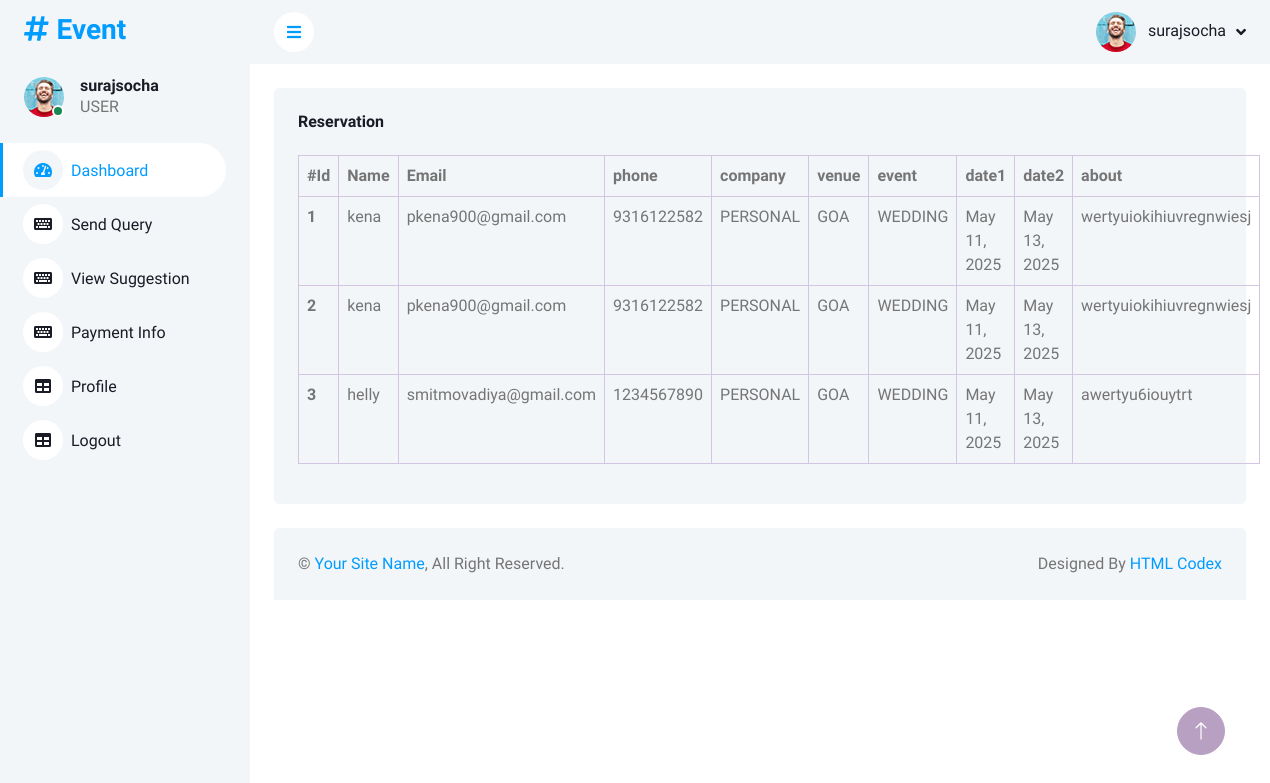
The page /Reservation_view/ (signed in) on the database its author committed.
### appeventor/models.py (models this page shows)
class datadesire(models.Model):
    name=models.CharField(max_length=20)
    email=models.EmailField()
    phone=models.CharField(max_length=15,null=True)
    password=models.CharField(max_length=16)

class reservation(models.Model):
    name=models.CharField(max_length=20)
    email=models.EmailField(null=True)
    phone=models.CharField(max_length=50)
    company=models.CharField(max_length=50)
    venue=models.CharField(max_length=50)
    event=models.CharField(max_length=50)
    date1=models.DateField(null=True)
    date2=models.DateField(null=True)
    about=models.TextField()

### appeventor/views.py (the view)
# urls.py: path("Reservation_view/",views.Reservation_view,name="reservation"),
def Reservation_view(request):
    data=request.session.get('user_id')
    user=datadesire.objects.get(id=data)
    reservation_data=reservation.objects.all()
    return render(request,"clientpenal/reservation.html",{'user':user,'reservaton_detail':reservation_data})

### appeventor/templates/clientpenal/reservation.html (shortened to what this page needs)
<!DOCTYPE html>
<html lang="en">
<head>
    <link href="https://cdnjs.cloudflare.com/ajax/libs/font-awesome/5.10.0/css/all.min.css" rel="stylesheet">
    <link href="https://cdn.jsdelivr.net/npm/bootstrap-icons@1.4.1/font/bootstrap-icons.css" rel="stylesheet">
    <link href="../static/clientpenal/lib/owlcarousel/assets/owl.carousel.min.css" rel="stylesheet">
    <link href="../static/clientpenal/lib/tempusdominus/css/tempusdominus-bootstrap-4.min.css" rel="stylesheet" />
    <link href="../static/clientpenal/css/bootstrap.min.css" rel="stylesheet">
    <link href="../static/clientpenal/css/style.css" rel="stylesheet">
</head>
<body>
    <div class=" position-relative bg-white d-flex p-0">
        <div class="sidebar pe-4 pb-3">
            <nav class="navbar bg-light navbar-light">
                <a href="{% url 'index'%}" class="navbar-brand mx-4 mb-3">
                    <h3 class="text-primary"><i class="fa fa-hashtag me-2"></i>Event</h3>
                </a>
                <div class="d-flex align-items-center ms-4 mb-4">
                    <div class="position-relative">
                        <img class="rounded-circle" src="../static/clientpenal/img/user.jpg" alt="" style="width: 40px; height: 40px;">
                        <div class="bg-success rounded-circle border border-2 border-white position-absolute end-0 bottom-0 p-1"></div>
                    </div>
                    <div class="ms-3">
                        <h6 class="mb-0">{{user.name}}</h6>
                        <span>USER</span>
                    </div>
                </div>
                <div class="navbar-nav w-100">
                    <a href="{% url 'clienthome'%}" class="nav-item nav-link active"><i class="fa fa-tachometer-alt me-2"></i>Dashboard</a>
                    <a href="{% url 'send_query'%}" class="nav-item nav-link"><i class="fa fa-keyboard me-2"></i>Send Query</a>
                    <a href="{% url 'view_suggestion'%}" class="nav-item nav-link"><i class="fa fa-keyboard me-2"></i>View Suggestion</a>
                    <a href="{% url 'payment_info'%}" class="nav-item nav-link"><i class="fa fa-keyboard me-2"></i>Payment Info</a>
                    <a href="{% url 'profile'%}" class="nav-item nav-link"><i class="fa fa-table me-2"></i>Profile</a>
                    <a href="{% url 'logout'%}" class="nav-item nav-link"><i class="fa fa-table me-2"></i>Logout</a>
                </div>
            </nav>
        </div>
        <div class="content">
            <nav class="navbar navbar-expand bg-light navbar-light sticky-top px-4 py-0">
                <a href="#" class="sidebar-toggler flex-shrink-0">
                    <i class="fa fa-bars"></i>
                </a>
                <div class="navbar-nav align-items-center ms-auto">
                    <div class="nav-item dropdown">
                        <a href="#" class="nav-link dropdown-toggle" data-bs-toggle="dropdown">
                            <img class="rounded-circle me-lg-2" src="../static/clientpenal/img/user.jpg" alt="" style="width: 40px; height: 40px;">
                            <span class="d-none d-lg-inline-flex">{{user.name}}</span>
                        </a>
                    </div>
                </div>
            </nav>
            <div class="container-fluid pt-4 px-4">
                <div class="row g-4">
                    <div class="col-sm-12 col-xl-12">
                        <div class="bg-light rounded h-100 p-4">
                            <h6 class="mb-4">Reservation</h6>
                            <table class="table table-bordered">
                                <thead>
                                    <tr>
                                       <th scope="col">#Id</th>
                                        <th scope="col">Name</th>
                                        <th scope="col">Email</th>
                                        <th scope="col">phone</th>
                                        <th scope="col">company</th>
                                        <th scope="col">venue</th>
                                        <th scope="col">event</th>
                                        <th scope="col">date1</th>
                                        <th scope="col">date2</th>
                                        <th scope="col">about</th>
                                    </tr>
                                </thead>
                                <tbody>
                                {% if reservaton_detail %}
                                    {% for i in reservaton_detail%}
                                    <tr>
                                       <th scope="row">{{i.id}}</th>
                                        <td>{{i.name}}</td>
                                        <td>{{i.email}}</td>
                                        <td>{{i.phone}}</td>
                                        <td>{{i.company}}</td>
                                        <td>{{i.venue}}</td>
                                        <td>{{i.event}}</td>
                                        <td>{{i.date1}}</td>
                                        <td>{{i.date2}}</td>
                                        <td>{{i.about}}</td>
                                    </tr>
                                    {%endfor%}
                                    {%else%}
                                    <h1>data is not found</h1>
                                    {%endif%}
                                </tbody>
                            </table>
                        </div>
                    </div>
                </div>
            </div>
            <div class="container-fluid pt-4 px-4">
                <div class="bg-light rounded-top p-4">
                    <div class="row">
                        <div class="col-12 col-sm-6 text-center text-sm-start">
                            &copy; <a href="#">Your Site Name</a>, All Right Reserved.
                        </div>
                        <div class="col-12 col-sm-6 text-center text-sm-end">
                            Designed By <a href="https://htmlcodex.com">HTML Codex</a>
                        </div>
                    </div>
                </div>
            </div>
        </div>
        <a href="#" class="btn btn-lg btn-primary btn-lg-square back-to-top"><i class="bi bi-arrow-up"></i></a>
    </div>
</body>
</html>

### static/clientpenal/css/style.css (style rules this page uses)
:root { --primary: #009CFF; --light: #F3F6F9; --dark: #191C24; }
.back-to-top { position: fixed; display: none; right: 45px; bottom: 45px; z-index: 99; }
.btn { transition: .5s; }
.btn.btn-primary { color: #FFFFFF; background-color: #b8a0c2; border-color: #b8a0c2; }
.btn-lg-square { width: 48px; height: 48px; }
.btn-square, .btn-sm-square, .btn-lg-square { padding: 0; display: inline-flex; align-items: center; justify-content: center; font-weight: normal; border-radius: 50px; }
.sidebar { position: fixed; top: 0; left: 0; bottom: 0; width: 250px; height: 100vh; overflow-y: auto; background: var(--light); transition: 0.5s; z-index: 999; }
.content { margin-left: 250px; min-height: 100vh; background: #FFFFFF; transition: 0.5s; }
@media (min-width: 992px) { .sidebar { margin-left: 0; } }
@media (min-width: 992px) { .content { width: calc(100% - 250px); } }
.sidebar .navbar .navbar-nav .nav-link { padding: 7px 20px; color: var(--dark); font-weight: 500; border-left: 3px solid var(--light); border-radius: 0 30px 30px 0; outline: none; }
.sidebar .navbar .navbar-nav .nav-link:hover, .sidebar .navbar .navbar-nav .nav-link.active { color: var(--primary); background: #FFFFFF; border-color: var(--primary); }
.sidebar .navbar .navbar-nav .nav-link i { width: 40px; height: 40px; display: inline-flex; align-items: center; justify-content: center; background: #FFFFFF; border-radius: 40px; }
.sidebar .navbar .navbar-nav .nav-link:hover i, .sidebar .navbar .navbar-nav .nav-link.active i { background: var(--light); }
.content .navbar .navbar-nav .nav-link { margin-left: 25px; padding: 12px 0; color: var(--dark); outline: none; }
.content .navbar .sidebar-toggler, .content .navbar .navbar-nav .nav-link i { width: 40px; height: 40px; display: inline-flex; align-items: center; justify-content: center; background: #FFFFFF; border-radius: 40px; }
.content .navbar .dropdown-toggle::after { margin-left: 6px; vertical-align: middle; border: none; content: "\f107"; font-family: "Font Awesome 5 Free"; font-weight: 900; transition: .5s; }

### rows shown on the page
datadesire: name "surajsocha"
reservation: id "1", name "kena", email "pkena900@gmail.com", phone "9316122582", company "PERSONAL", venue "GOA", event "WEDDING", date1 "May 11, 2025", date2 "May 13, 2025", about "wertyuiokihiuvregnwiesj"
reservation: id "2", name "kena", email "pkena900@gmail.com", phone "9316122582", company "PERSONAL", venue "GOA", event "WEDDING", date1 "May 11, 2025", date2 "May 13, 2025", about "wertyuiokihiuvregnwiesj"
reservation: id "3", name "helly", email "smitmovadiya@gmail.com", phone "1234567890", company "PERSONAL", venue "GOA", event "WEDDING", date1 "May 11, 2025", date2 "May 13, 2025", about "awertyu6iouytrt"
